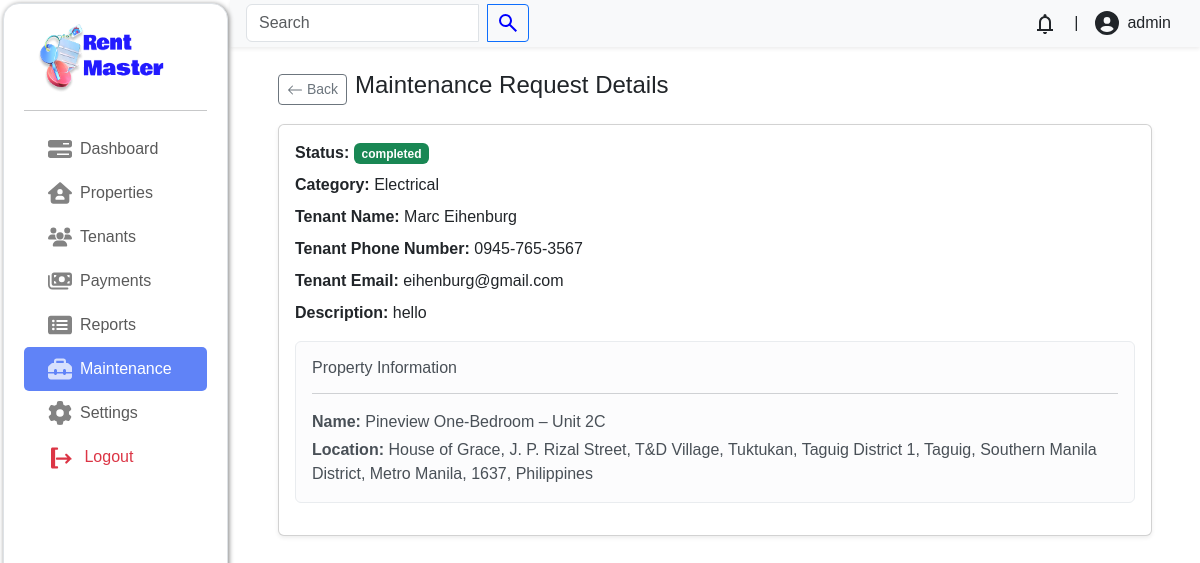
The app's page /admin/?page=maintenance/view&request_id=19 (signed in), older data.
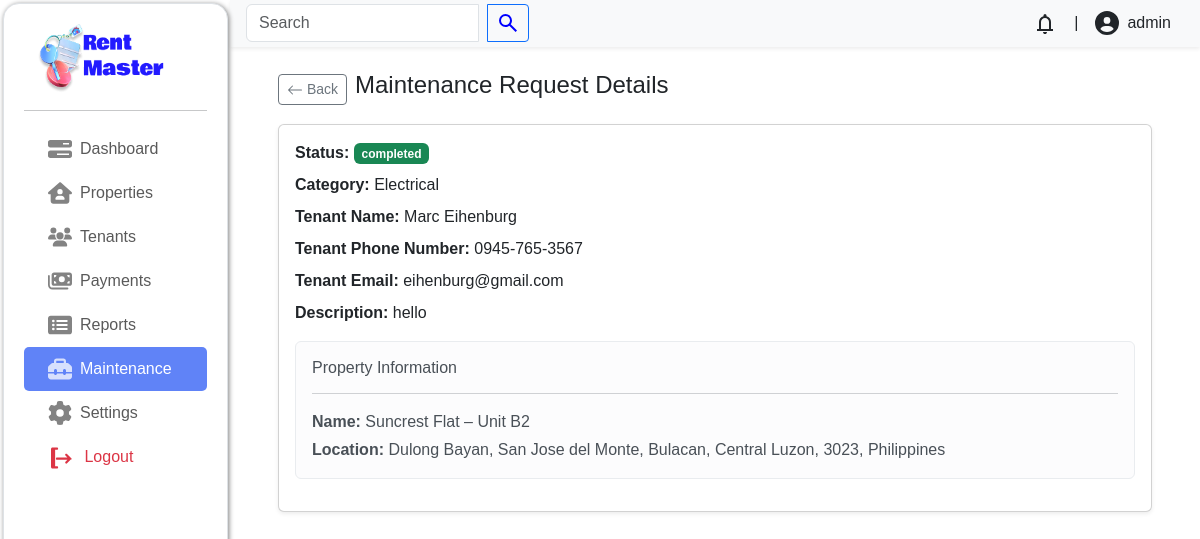
The same page, newer data.
### tables this page shows
CREATE TABLE `properties` (
  `property_id` int(11) NOT NULL,
  `property_name` varchar(100) NOT NULL,
  `property_location` varchar(200) NOT NULL,
  `property_date_created` date NOT NULL,
  `property_description` varchar(1000) NOT NULL,
  `property_status` enum('available','unavailable') NOT NULL DEFAULT 'available',
  `property_rental_price` decimal(10,0) NOT NULL,
  `latitude` decimal(10,8) NOT NULL,
  `longitude` decimal(11,8) NOT NULL,
  `property_capacity` varchar(100) NOT NULL
);

### admin/maintenance/view.php (the view, shortened to what this page needs)
<?php
$servername = "localhost";
$username = "root";
$password = "";
$dbname = "rentsystem";
$conn = mysqli_connect($servername, $username, $password, $dbname);
$request_id = $_GET['request_id'];
$request_sql = "SELECT m.*, u.user_email , u.user_name, u.user_phone_number
                FROM maintenance_requests m
                JOIN tenants t ON m.tenant_id = t.tenant_id
                JOIN users u ON u.user_id = t.user_id
                WHERE m.request_id = '$request_id'";
$request_result = $conn->query($request_sql);
$request_details = $request_result->fetch_assoc();
$tenant_id = $request_details['tenant_id'];
$property_sql = "SELECT p.property_name, p.property_location
                 FROM tenants t
                 JOIN properties p ON p.property_id = t.property_id
                 WHERE t.tenant_id = '$tenant_id'";
$property_result = $conn->query($property_sql);
$property_details = $property_result->fetch_assoc();
?>
<div class="container py-4 px-lg-5">
    <header class="d-flex gap-2 align-items-center mb-3">
        <a href="index.php?page=maintenance/index" class="btn btn-sm btn-outline-secondary">
            <svg xmlns="http://www.w3.org/2000/svg" width="16" height="16" fill="currentColor" viewBox="0 0 16 16">
                <path fill-rule="evenodd" d="M15 8a.5.5 0 0 0-.5-.5H2.707l3.147-3.146a.5.5 0 1 0-.708-.708l-4 4a.5.5 0 0 0 0 .708l4 4a.5.5 0 0 0 .708-.708L2.707 8.5H14.5A.5.5 0 0 0 15 8z"/>
            </svg>
            Back
        </a>
        <h4>Maintenance Request Details</h4>
    </header>
    <div class="card mb-3 shadow-sm">
        <div class="card-body">
            <div class="mb-2">
                <span class="fw-bold">Status:</span>
                <span class="badge <?php echo ($request_details['status'] == 'completed') ? 'bg-success' : (($request_details['status'] == 'pending') ? 'bg-danger' : 'bg-warning'); ?>">
                    <?php echo htmlspecialchars($request_details['status']); ?>
                </span>
            </div>
            <div class="mb-2">
                <span class="fw-bold">Category:</span>
                <?php echo htmlspecialchars($request_details['category']); ?>
            </div>
             <div class="mb-2">
                <span class="fw-bold">Tenant Name:</span>
                <?php echo htmlspecialchars($request_details['user_name']); ?>
            </div>
             <div class="mb-2">
                <span class="fw-bold">Tenant Phone Number:</span>
                <?php echo htmlspecialchars($request_details['user_phone_number']); ?>
            </div>
            <div class="mb-2">
                <span class="fw-bold">Tenant Email:</span>
                <?php echo htmlspecialchars($request_details['user_email']); ?>
            </div>
            <div class="mb-3">
                <span class="fw-bold">Description:</span>
                <?php echo htmlspecialchars($request_details['description']); ?>
            </div>
            <div class="alert alert-light">
                <h6 class="alert-heading">Property Information</h6>
                <hr>
                <p class="mb-1"><strong>Name:</strong> <?php echo htmlspecialchars($property_details['property_name']); ?></p>
                <p class="mb-0"><strong>Location:</strong> <?php echo htmlspecialchars($property_details['property_location']); ?></p>
            </div>
        </div>
    </div>
</div>

Row changes from the older to the newer data that the page shows:
no longer on this page (row edited): properties: property_name "Pineview One-Bedroom – Unit 2C", property_location "House of Grace, J. P. Rizal Street, T&D Village, Tuktukan, Taguig District 1, Taguig, Southern Manila District, Metro Manila, 1637, Philippines"
now on this page (row edited): properties: property_name "Suncrest Flat – Unit B2", property_location "Dulong Bayan, San Jose del Monte, Bulacan, Central Luzon, 3023, Philippines"
